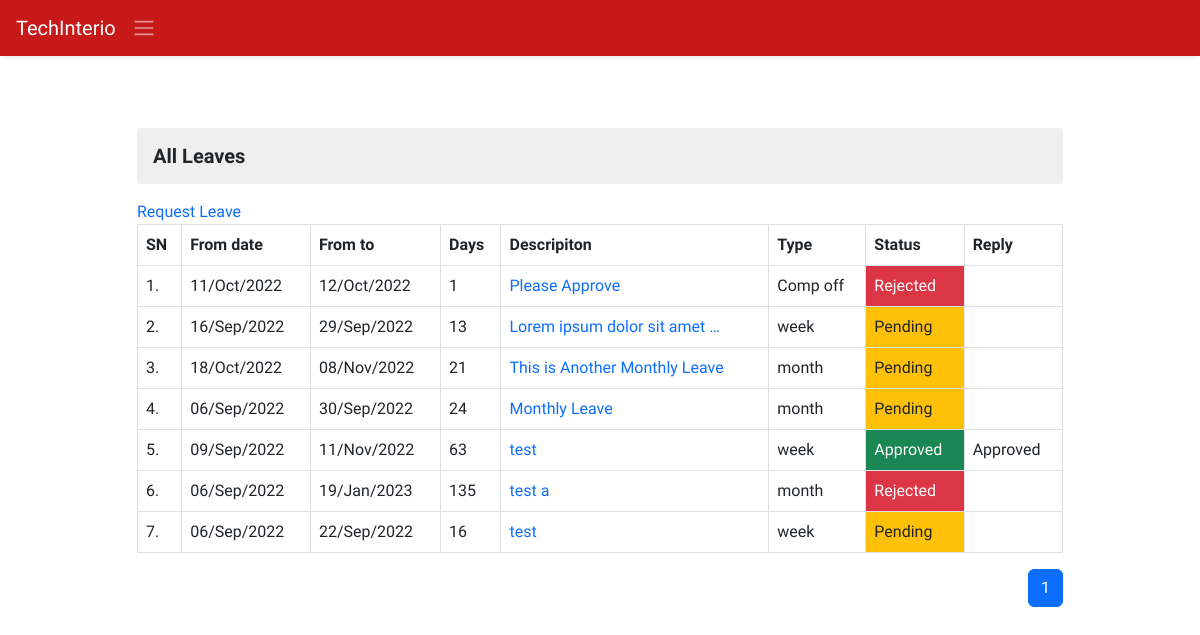
The app's page /ems/all-leaves/ (signed in) with its own data.
### ems/models.py (models this page shows, shortened)
class Leave(models.Model):
    employee=models.ForeignKey(Employee,on_delete=models.CASCADE)
    date_from=models.DateField()
    date_to=models.DateField()
    description=models.CharField(max_length=150)
    type=models.CharField(max_length=70)
    reply=models.CharField(max_length=100,null=True,blank=True)
    status=models.CharField(max_length=20)
    created_at = models.DateTimeField(auto_now_add=True,blank=True,null=True)
    updated_at = models.DateTimeField(auto_now=True,blank=True,null=True)
    @property
    def days(self):
        difference=self.date_to-self.date_from
        return difference.days

### ems/views.py (the view)
# urls.py: path('all-leaves/',allLeaves,name='all-leaves'),
@login_required()
def allLeaves(request):
    context = {}
    try:
        if not request.user.is_superuser:
            profile_obj = Employee.objects.get(user=request.user)
            context['profile'] = profile_obj
            emp_obj = Employee.objects.get(user=request.user)
            leaves = Leave.objects.filter(employee=emp_obj).order_by('-id')
            paginator = Paginator(leaves, 10)
            page_no = request.GET.get('page')
            total_pages = paginator.page_range
            leavespages = paginator.get_page(page_no)
            context['leaves'] = leavespages
            context['pages'] = total_pages
        else:
            return redirect('ems:ems')
    except Exception as e:
        print('All leaves Exception : ', e)
    return render(request, 'ems/all_leaves.html', context)

### ems/models.py (called while the page is built)
    @property
    def imageURL(self):
        try:
            url=self.avtar.url
        except:
            url=''
        return url

### ems/templates/ems/all_leaves.html (shortened to what this page needs)
{% extends './base.html' %}
{% block body %}
<section>
    <div class="container">
        <div class="row d-flex justify-content-center">
            <div class="col-lg-10 col-12 my-5">
                <h3 class="my-3 derpartment-title">All Leaves</h3>
                <a href="{% url 'ems:leave-create' %}" class="mb-2">Request Leave</a>
                <table class="table table-bordered">
                    <tr>
                        <th>SN</th>
                        <th>From date</th>
                        <th>From to</th>
                        <th>Days</th>
                        <th>Descripiton</th>
                        <th>Type</th>
                        <th>Status</th>
                        <th>Reply</th>
                    </tr>
                    {% for leave in leaves %}
                    <tr class="my-4">
                        <td>{{forloop.counter}}.</td>
                        <td>{{leave.date_from | date:'d/M/Y'}}</td>
                        <td>{{leave.date_to | date:'d/M/Y'}}</td>
                        <td>{{leave.days}}</td>
                        <td><a data-bs-toggle="collapse" href="#description{{forloop.counter}}" role="button" aria-expanded="false" aria-controls="description{{forloop.counter}}">{{leave.description|truncatewords:5}}</a></td>
                        <td>{{leave.type}}</td>
                        {% if leave.status == 'Pending' %}
                        <td class="bg-warning text-dark">{{leave.status}}</td>
                        {% elif leave.status == 'Rejected' %}
                        <td class="bg-danger text-white">{{leave.status}}</td>
                        {% else %}
                        <td class="text-white bg-success">{{leave.status}}</td>
                        {% endif %}
                        {% if leave.reply == None %}
                        <td></td>
                        {% else %}
                        <td>{{leave.reply}}</td>
                        {% endif %}
                    </tr>
                    {% endfor %}
                </table>
                {% if leaves.number >= 1  %}
                <nav aria-label="Page navigation description">
                    <ul class="pagination justify-content-end">
                        {% if pages %}
                        {% for p in pages %}
                        {% if p == leaves.number %}
                        <li class="page-item active" aria-current="page"><a class="page-link "
                                href="?page={{p}}">{{p}}</a></li>
                        {% else %}
                        <li class="page-item "><a class="page-link" href="?page={{p}}">{{p}}</a></li>
                        {% endif %}
                        {% endfor %}
                        {% endif %}
                    </ul>
                </nav>
                {% endif %}
            </div>
        </div>
    </div>
</section>
{% endblock body %}

### static/css/style.css (style rules this page uses)
* { margin: 0; padding: 0; box-sizing: border-box; }
:root { --body-font: 'Red Hat Display', sans-serif; --second-font: 'Kaushan Script', cursive; --biggest-font-size: 2rem; --bigger-font-size: 1.5rem; --big-font-size: 1.25rem; --h1-font-size: 1.5rem; --h2-font-size: 1.25rem; --h3-font-size: 1rem; --normal-font-size: .938rem; --small-font-size: .813rem; --smaller-font-size: .75rem; --font-bold: 700; --font-black: 900; }
@media screen and (min-width: 1024px) { :root { --biggest-font-size: 6rem; --bigger-font-size: 3.5rem; --big-font-size: 2.75rem; --h1-font-size: 2.25rem; --h2-font-size: 1.5rem; --h3-font-size: 1.25rem; --normal-font-size: 1rem; --small-font-size: .875rem; --smaller-font-size: .813rem; --bs-modal-width: 700px; } }
* { box-sizing: border-box; padding: 0; margin: 0; }
html { scroll-behavior: smooth; }
body, button, label, select, input { font-family: var(--body-font); font-size: var(--normal-font-size); }
h1, h2, h3 { font-weight: var(--font-bold); }
a { text-decoration: none; }
.derpartment-title { font-size: var(--h3-font-size); background-color: #dadada70; padding: 1rem; border-radius: 3px; }

### records on screen
Leave: date_from "11/Oct/2022", date_to "12/Oct/2022", days "1", description "Please Approve", type "Comp off", status "Rejected"
Leave: date_from "16/Sep/2022", date_to "29/Sep/2022", days "13", description "Lorem ipsum dolor sit amet …", type "week", status "Pending"
Leave: date_from "18/Oct/2022", date_to "08/Nov/2022", days "21", description "This is Another Monthly Leave", type "month", status "Pending"
Leave: date_from "06/Sep/2022", date_to "30/Sep/2022", days "24", description "Monthly Leave", type "month", status "Pending"
Leave: date_from "09/Sep/2022", date_to "11/Nov/2022", days "63", description "test", type "week", status "Approved", reply "Approved"
Leave: date_from "06/Sep/2022", date_to "19/Jan/2023", days "135", description "test a", type "month", status "Rejected"
Leave: date_from "06/Sep/2022", date_to "22/Sep/2022", days "16", description "test", type "week", status "Pending"

### other values on screen
{{ p }} "1"
